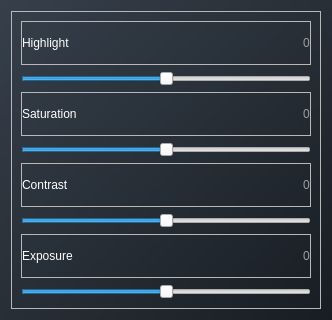
<?xml version="1.0" encoding="UTF-8"?>
<ui version="4.0">
 <class>Dialog</class>
 <widget class="QDialog" name="Dialog">
  <property name="geometry">
   <rect>
    <x>0</x>
    <y>0</y>
    <width>332</width>
    <height>320</height>
   </rect>
  </property>
  <property name="sizePolicy">
   <sizepolicy hsizetype="Preferred" vsizetype="Preferred">
    <horstretch>0</horstretch>
    <verstretch>0</verstretch>
   </sizepolicy>
  </property>
  <property name="minimumSize">
   <size>
    <width>330</width>
    <height>320</height>
   </size>
  </property>
  <property name="maximumSize">
   <size>
    <width>350</width>
    <height>350</height>
   </size>
  </property>
  <property name="windowTitle">
   <string>Dialog</string>
  </property>
  <property name="styleSheet">
   <string notr="true">background-color: qlineargradient(spread:pad, x1:0, y1:0, x2:1, y2:1, stop:0 #36404B, stop:1 #181D23);</string>
  </property>
  <layout class="QVBoxLayout" name="verticalLayout">
   <item>
    <widget class="QFrame" name="frame">
     <property name="styleSheet">
      <string notr="true">background: none;
font: 63 8pt &quot;Segoe UI Variable Text Semibold&quot;;
color: #ffffff;</string>
     </property>
     <property name="frameShape">
      <enum>QFrame::StyledPanel</enum>
     </property>
     <property name="frameShadow">
      <enum>QFrame::Raised</enum>
     </property>
     <layout class="QVBoxLayout" name="verticalLayout_2">
      <item>
       <widget class="QFrame" name="frame_2">
        <property name="frameShape">
         <enum>QFrame::StyledPanel</enum>
        </property>
        <property name="frameShadow">
         <enum>QFrame::Raised</enum>
        </property>
        <layout class="QHBoxLayout" name="horizontalLayout_3">
         <property name="leftMargin">
          <number>0</number>
         </property>
         <property name="topMargin">
          <number>0</number>
         </property>
         <property name="rightMargin">
          <number>0</number>
         </property>
         <property name="bottomMargin">
          <number>0</number>
         </property>
         <item>
          <widget class="QLabel" name="highlight">
           <property name="text">
            <string>Highlight</string>
           </property>
          </widget>
         </item>
         <item>
          <spacer name="horizontalSpacer">
           <property name="orientation">
            <enum>Qt::Horizontal</enum>
           </property>
           <property name="sizeHint" stdset="0">
            <size>
             <width>204</width>
             <height>20</height>
            </size>
           </property>
          </spacer>
         </item>
         <item>
          <widget class="QLabel" name="highlightNum">
           <property name="styleSheet">
            <string notr="true">color: rgb(157, 157, 157)</string>
           </property>
           <property name="text">
            <string>0</string>
           </property>
          </widget>
         </item>
        </layout>
       </widget>
      </item>
      <item>
       <widget class="QSlider" name="highlightSlider">
        <property name="cursor">
         <cursorShape>ClosedHandCursor</cursorShape>
        </property>
        <property name="minimum">
         <number>-100</number>
        </property>
        <property name="maximum">
         <number>100</number>
        </property>
        <property name="orientation">
         <enum>Qt::Horizontal</enum>
        </property>
       </widget>
      </item>
      <item>
       <widget class="QFrame" name="saturationNum">
        <property name="frameShape">
         <enum>QFrame::StyledPanel</enum>
        </property>
        <property name="frameShadow">
         <enum>QFrame::Raised</enum>
        </property>
        <layout class="QHBoxLayout" name="horizontalLayout_4">
         <property name="spacing">
          <number>7</number>
         </property>
         <property name="leftMargin">
          <number>0</number>
         </property>
         <property name="topMargin">
          <number>0</number>
         </property>
         <property name="rightMargin">
          <number>0</number>
         </property>
         <property name="bottomMargin">
          <number>0</number>
         </property>
         <item>
          <widget class="QLabel" name="saturation">
           <property name="text">
            <string>Saturation</string>
           </property>
          </widget>
         </item>
         <item>
          <spacer name="horizontalSpacer_2">
           <property name="orientation">
            <enum>Qt::Horizontal</enum>
           </property>
           <property name="sizeHint" stdset="0">
            <size>
             <width>197</width>
             <height>20</height>
            </size>
           </property>
          </spacer>
         </item>
         <item>
          <widget class="QLabel" name="label_4">
           <property name="styleSheet">
            <string notr="true">color: rgb(157, 157, 157)</string>
           </property>
           <property name="text">
            <string>0</string>
           </property>
          </widget>
         </item>
        </layout>
       </widget>
      </item>
      <item>
       <widget class="QSlider" name="saturationSlider">
        <property name="cursor">
         <cursorShape>ClosedHandCursor</cursorShape>
        </property>
        <property name="minimum">
         <number>-100</number>
        </property>
        <property name="maximum">
         <number>100</number>
        </property>
        <property name="orientation">
         <enum>Qt::Horizontal</enum>
        </property>
       </widget>
      </item>
      <item>
       <widget class="QFrame" name="frame_4">
        <property name="frameShape">
         <enum>QFrame::StyledPanel</enum>
        </property>
        <property name="frameShadow">
         <enum>QFrame::Raised</enum>
        </property>
        <layout class="QHBoxLayout" name="horizontalLayout_2">
         <property name="leftMargin">
          <number>0</number>
         </property>
         <property name="topMargin">
          <number>0</number>
         </property>
         <property name="rightMargin">
          <number>0</number>
         </property>
         <property name="bottomMargin">
          <number>0</number>
         </property>
         <item>
          <widget class="QLabel" name="contrast">
           <property name="text">
            <string>Contrast</string>
           </property>
          </widget>
         </item>
         <item>
          <spacer name="horizontalSpacer_3">
           <property name="orientation">
            <enum>Qt::Horizontal</enum>
           </property>
           <property name="sizeHint" stdset="0">
            <size>
             <width>208</width>
             <height>20</height>
            </size>
           </property>
          </spacer>
         </item>
         <item>
          <widget class="QLabel" name="contrastNum">
           <property name="styleSheet">
            <string notr="true">color: rgb(157, 157, 157)</string>
           </property>
           <property name="text">
            <string>0</string>
           </property>
          </widget>
         </item>
        </layout>
       </widget>
      </item>
      <item>
       <widget class="QSlider" name="contrastSlider">
        <property name="cursor">
         <cursorShape>ClosedHandCursor</cursorShape>
        </property>
        <property name="minimum">
         <number>-100</number>
        </property>
        <property name="maximum">
         <number>100</number>
        </property>
        <property name="orientation">
         <enum>Qt::Horizontal</enum>
        </property>
       </widget>
      </item>
      <item>
       <widget class="QFrame" name="exposureNum">
        <property name="frameShape">
         <enum>QFrame::StyledPanel</enum>
        </property>
        <property name="frameShadow">
         <enum>QFrame::Raised</enum>
        </property>
        <layout class="QHBoxLayout" name="horizontalLayout">
         <property name="leftMargin">
          <number>0</number>
         </property>
         <property name="topMargin">
          <number>0</number>
         </property>
         <property name="rightMargin">
          <number>0</number>
         </property>
         <property name="bottomMargin">
          <number>0</number>
         </property>
         <item>
          <widget class="QLabel" name="exposure">
           <property name="text">
            <string>Exposure</string>
           </property>
          </widget>
         </item>
         <item>
          <spacer name="horizontalSpacer_4">
           <property name="orientation">
            <enum>Qt::Horizontal</enum>
           </property>
           <property name="sizeHint" stdset="0">
            <size>
             <width>204</width>
             <height>20</height>
            </size>
           </property>
          </spacer>
         </item>
         <item>
          <widget class="QLabel" name="label_8">
           <property name="styleSheet">
            <string notr="true">color: rgb(157, 157, 157)</string>
           </property>
           <property name="text">
            <string>0</string>
           </property>
          </widget>
         </item>
        </layout>
       </widget>
      </item>
      <item>
       <widget class="QSlider" name="exposureSlider">
        <property name="cursor">
         <cursorShape>ClosedHandCursor</cursorShape>
        </property>
        <property name="minimum">
         <number>-100</number>
        </property>
        <property name="maximum">
         <number>100</number>
        </property>
        <property name="orientation">
         <enum>Qt::Horizontal</enum>
        </property>
       </widget>
      </item>
     </layout>
    </widget>
   </item>
  </layout>
 </widget>
 <resources>
  <include location="images/icons/camera_btn.qrc"/>
 </resources>
 <connections>
  <connection>
   <sender>highlightSlider</sender>
   <signal>valueChanged(int)</signal>
   <receiver>highlightNum</receiver>
   <slot>setNum(int)</slot>
   <hints>
    <hint type="sourcelabel">
     <x>165</x>
     <y>74</y>
    </hint>
    <hint type="destinationlabel">
     <x>279</x>
     <y>39</y>
    </hint>
   </hints>
  </connection>
  <connection>
   <sender>saturationSlider</sender>
   <signal>valueChanged(int)</signal>
   <receiver>label_4</receiver>
   <slot>setNum(int)</slot>
   <hints>
    <hint type="sourcelabel">
     <x>165</x>
     <y>145</y>
    </hint>
    <hint type="destinationlabel">
     <x>279</x>
     <y>110</y>
    </hint>
   </hints>
  </connection>
  <connection>
   <sender>contrastSlider</sender>
   <signal>valueChanged(int)</signal>
   <receiver>contrastNum</receiver>
   <slot>setNum(int)</slot>
   <hints>
    <hint type="sourcelabel">
     <x>165</x>
     <y>215</y>
    </hint>
    <hint type="destinationlabel">
     <x>279</x>
     <y>180</y>
    </hint>
   </hints>
  </connection>
  <connection>
   <sender>exposureSlider</sender>
   <signal>valueChanged(int)</signal>
   <receiver>label_8</receiver>
   <slot>setNum(int)</slot>
   <hints>
    <hint type="sourcelabel">
     <x>165</x>
     <y>285</y>
    </hint>
    <hint type="destinationlabel">
     <x>279</x>
     <y>250</y>
    </hint>
   </hints>
  </connection>
 </connections>
</ui>
